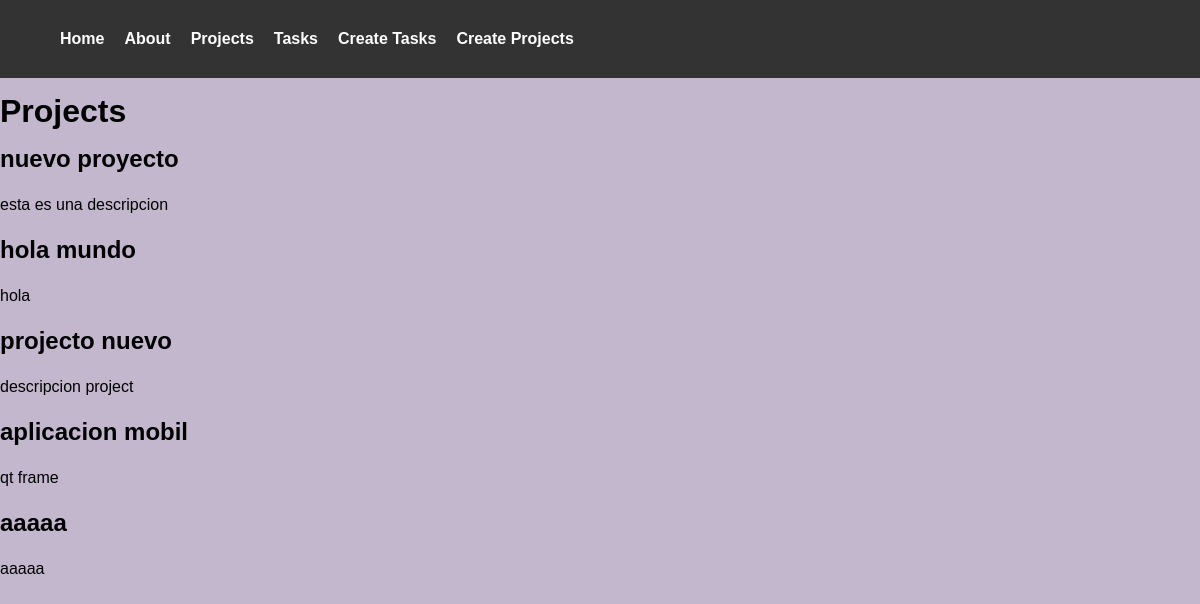
/projects/, run on the app's committed database.
### myapp/models.py (models this page shows, shortened)
class Project(models.Model):
    name = models.CharField(max_length=200)
    description= models.TextField(null=True)

### myapp/views.py (the view)
# urls.py: path('projects/', views.projects, name='projects' ),
def projects(request):
    projects = Project.objects.all()
    return render(request, 'projects/projects.html',{
        'projects': projects
    })
    projects = list(Project.objects.values())
    return JsonResponse(projects, safe=False)

### myapp/templates/projects/projects.html
{% extends '../layouts/base.html' %}
{% block content %}
<h1> Projects </h1>
{% for project in projects %}
    <h2>{{project.name}}</h2>
    <p>{{project.description}}</p>
{% endfor %}
{% endblock %}

### myapp/static/styles/main.css (style rules this page uses)
body { background-color: #39115e4d; font-family: Arial, Helvetica, sans-serif; font-size: 16px; line-height: 1.6em; margin: 0; padding: 0; }

### data on the page
Project: name "nuevo proyecto", description "esta es una descripcion"
Project: name "hola mundo", description "hola"
Project: name "projecto nuevo", description "descripcion project"
Project: name "aplicacion mobil", description "qt frame"
Project: name "aaaaa", description "aaaaa"
